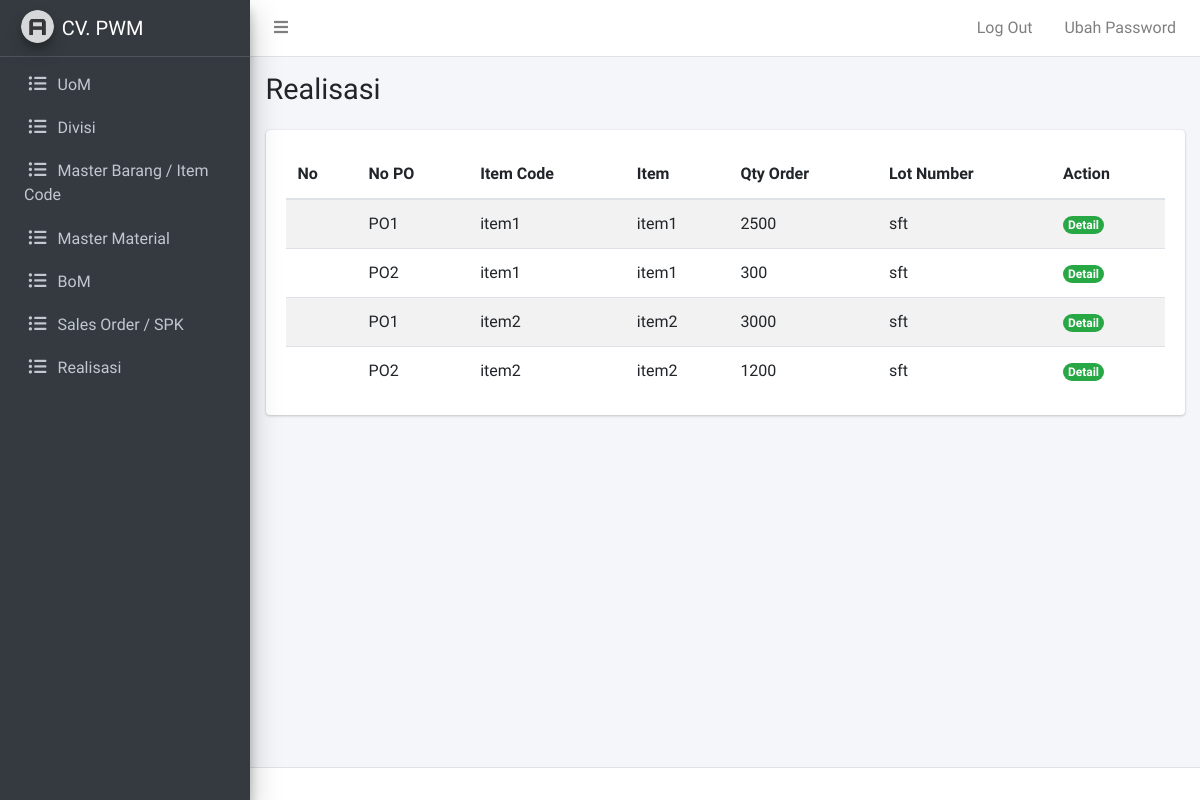
The app's page /admin/realisasi.php (signed in), older data.
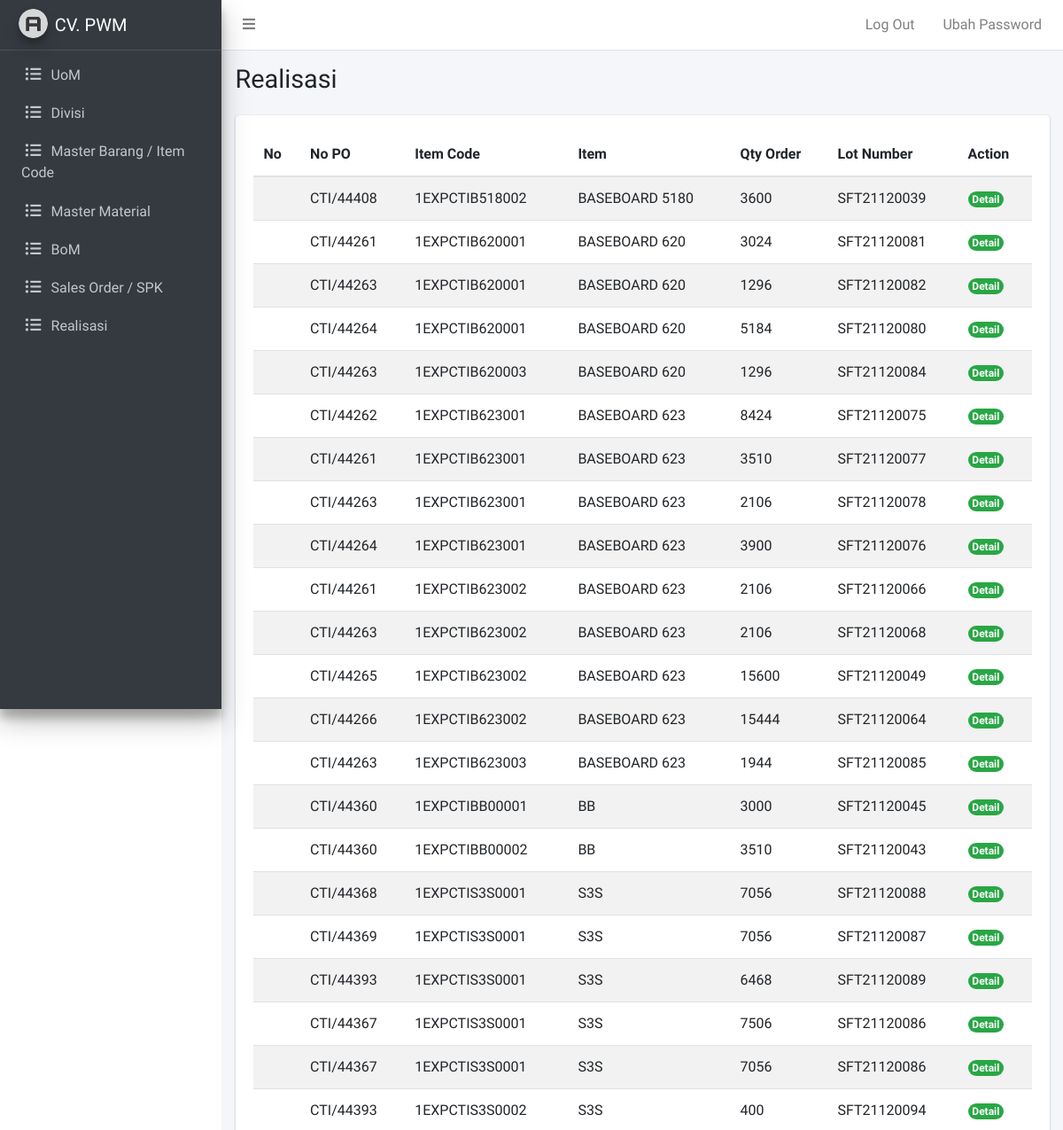
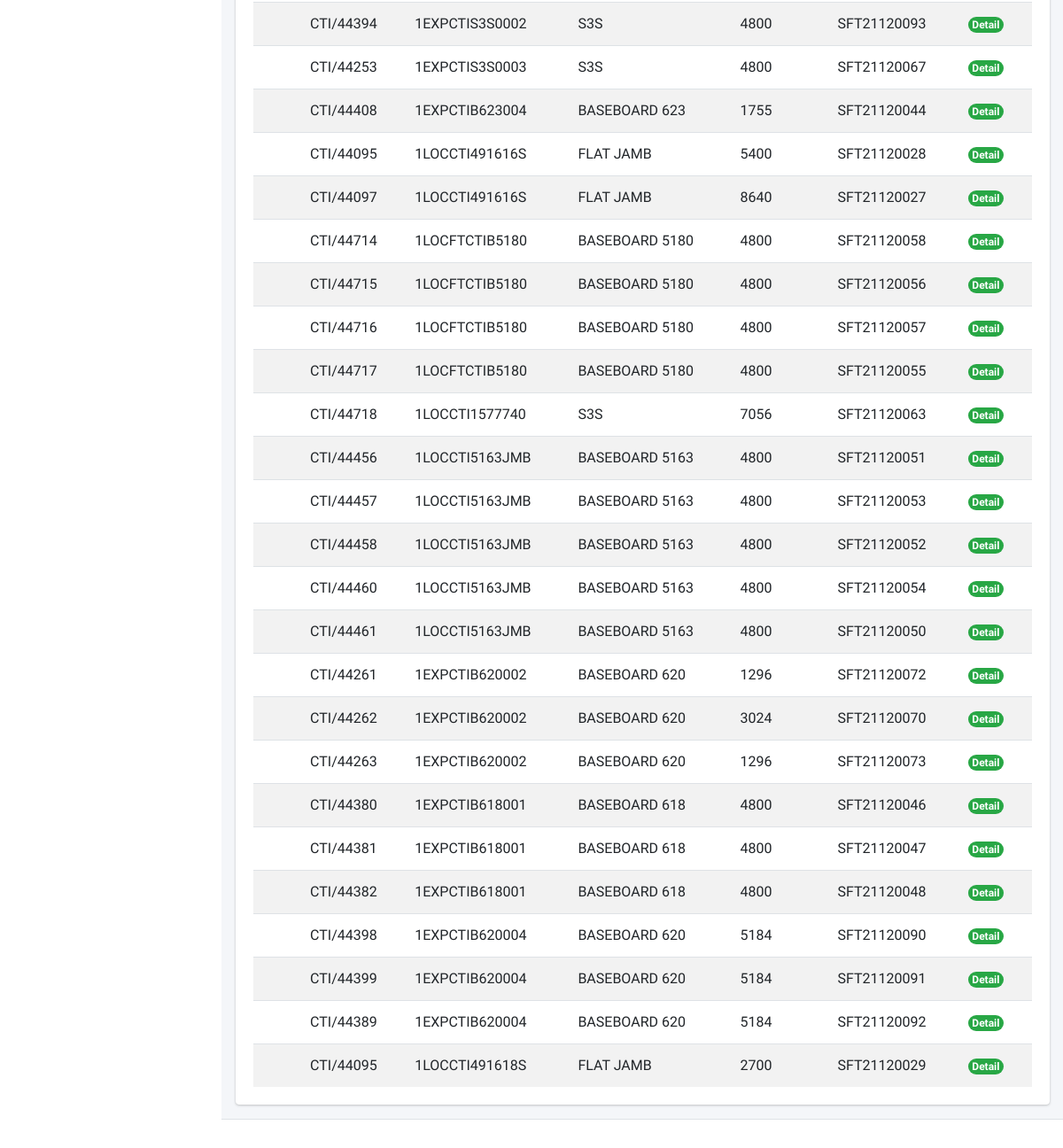
The same page, newer data (2 pictures, top to bottom).
### tables this page shows
CREATE TABLE `item` (
  `item_id` varchar(255) NOT NULL,
  `item_nama` varchar(255) NOT NULL,
  `item_panjang` float NOT NULL,
  `item_lebar` float NOT NULL,
  `item_tebal` float NOT NULL,
  `item_kubikasi` float NOT NULL,
  `item_uom_id` int(11) DEFAULT NULL
);

### admin/realisasi.php (the view, shortened to what this page needs)
<?php
require_once "../koneksi.php";
$query = mysqli_query($conn, "SELECT DISTINCT so.so_no_po, item.item_id, item.item_nama, so.so_qty_order, so.so_lot_number FROM so JOIN bom ON bom.bom_id = so.so_bom_id JOIN item ON item.item_id = bom.bom_item_id JOIN divisi ON divisi.divisi_id = bom.bom_divisi_id JOIN material ON material.material_id = bom.bom_material_id JOIN uom ON uom.uom_id = material.material_uom_id");
?>
<?php require_once "template/header.php"; ?>
<?php require_once "template/navbar.php"; ?>
<?php require_once "template/sidebar.php"; ?>
  <div class="content-wrapper">
    <div class="content-header">
      <div class="container-fluid">
        <div class="row mb-2">
          <div class="col-sm-6">
            <h1 class="m-0">Realisasi</h1>
          </div>
        </div>
      </div>
    </div>
    <div class="content">
      <div class="container-fluid">
        <div class="row">
          <div class="col">
            <div class="card table-responsive">
              <div class="card-body">
                <table id="so" class="table table-striped display" style="width:100%">
                  <thead>
                      <tr>
                          <th>No</th>
                          <th>No PO</th>
                          <th>Item Code</th>
                          <th>Item</th>
                          <th>Qty Order</th>
                          <th>Lot Number</th>
                          <th>Action</th>
                      </tr>
                  </thead>
                  <tbody>
                    <?php while($so = mysqli_fetch_assoc($query)) : ?>
                      <tr>
                          <td></td>
                          <td><?= $so['so_no_po']; ?></td>
                          <td><?= $so['item_id']; ?></td>
                          <td><?= $so['item_nama']; ?></td>
                          <td><?= $so['so_qty_order']; ?></td>
                          <td><?= $so['so_lot_number']; ?></td>
                          <td>
                            <a href="realisasi-detail.php?nopo=<?= $so['so_no_po']; ?>&itemid=<?= $so['item_id']; ?>"><span class="badge rounded-pill bg-success">Detail</span></a>
                          </td>
                      </tr>
                    <?php endwhile; ?>
                  </tbody>
                </table>
              </div>
            </div>
          </div>
        </div>
      </div>
    </div>
  </div>
<?php require_once "template/footer.php"; ?>

Row changes from the older to the newer data that the page shows:
removed item: so_no_po "PO1", item_id "item1", item_nama "item1", so_qty_order "2500", so_lot_number "sft", so_no_po "PO2", so_qty_order "300"
removed item: so_no_po "PO1", item_id "item2", item_nama "item2", so_qty_order "3000", so_lot_number "sft", so_no_po "PO2", so_qty_order "1200"
added item: so_no_po "CTI/44408", item_id "1EXPCTIB518002", item_nama "BASEBOARD 5180", so_qty_order "3600", so_lot_number "SFT21120039"
added item: so_no_po "CTI/44261", item_id "1EXPCTIB620001", item_nama "BASEBOARD 620", so_qty_order "3024", so_lot_number "SFT21120081", so_no_po "CTI/44263", so_qty_order "1296", so_lot_number "SFT21120082", so_no_po "CTI/44264", so_qty_order "5184", so_lot_number "SFT21120080"
added item: so_no_po "CTI/44263", item_id "1EXPCTIB620003", item_nama "BASEBOARD 620", so_qty_order "1296", so_lot_number "SFT21120084"
added item: so_no_po "CTI/44262", item_id "1EXPCTIB623001", item_nama "BASEBOARD 623", so_qty_order "8424", so_lot_number "SFT21120075", so_no_po "CTI/44261", so_qty_order "3510", so_lot_number "SFT21120077", so_no_po "CTI/44263", so_qty_order "2106", so_lot_number "SFT21120078", so_no_po "CTI/44264", so_qty_order "3900", so_lot_number "SFT21120076"
added item: so_no_po "CTI/44261", item_id "1EXPCTIB623002", item_nama "BASEBOARD 623", so_qty_order "2106", so_lot_number "SFT21120066", so_no_po "CTI/44263", so_lot_number "SFT21120068", so_no_po "CTI/44265", so_qty_order "15600", so_lot_number "SFT21120049", so_no_po "CTI/44266", so_qty_order "15444", so_lot_number "SFT21120064"
added item: so_no_po "CTI/44263", item_id "1EXPCTIB623003", item_nama "BASEBOARD 623", so_qty_order "1944", so_lot_number "SFT21120085"
added item: so_no_po "CTI/44360", item_id "1EXPCTIBB00001", item_nama "BB", so_qty_order "3000", so_lot_number "SFT21120045"
added item: so_no_po "CTI/44360", item_id "1EXPCTIBB00002", item_nama "BB", so_qty_order "3510", so_lot_number "SFT21120043"
added item: so_no_po "CTI/44368", item_id "1EXPCTIS3S0001", item_nama "S3S", so_qty_order "7056", so_lot_number "SFT21120088", so_no_po "CTI/44369", so_lot_number "SFT21120087", so_no_po "CTI/44393", so_qty_order "6468", so_lot_number "SFT21120089", so_no_po "CTI/44367", so_qty_order "7506", so_lot_number "SFT21120086"
added item: so_no_po "CTI/44393", item_id "1EXPCTIS3S0002", item_nama "S3S", so_qty_order "400", so_lot_number "SFT21120094", so_no_po "CTI/44394", so_qty_order "4800", so_lot_number "SFT21120093"
added item: so_no_po "CTI/44253", item_id "1EXPCTIS3S0003", item_nama "S3S", so_qty_order "4800", so_lot_number "SFT21120067"
added item: so_no_po "CTI/44408", item_id "1EXPCTIB623004", item_nama "BASEBOARD 623", so_qty_order "1755", so_lot_number "SFT21120044"
added item: so_no_po "CTI/44095", item_id "1LOCCTI491616S", item_nama "FLAT JAMB", so_qty_order "5400", so_lot_number "SFT21120028", so_no_po "CTI/44097", so_qty_order "8640", so_lot_number "SFT21120027"
added item: so_no_po "CTI/44714", item_id "1LOCFTCTIB5180", item_nama "BASEBOARD 5180", so_qty_order "4800", so_lot_number "SFT21120058", so_no_po "CTI/44715", so_lot_number "SFT21120056", so_no_po "CTI/44716", so_lot_number "SFT21120057", so_no_po "CTI/44717", so_lot_number "SFT21120055"
added item: so_no_po "CTI/44718", item_id "1LOCCTI1577740", item_nama "S3S", so_qty_order "7056", so_lot_number "SFT21120063"
added item: so_no_po "CTI/44456", item_id "1LOCCTI5163JMB", item_nama "BASEBOARD 5163", so_qty_order "4800", so_lot_number "SFT21120051", so_no_po "CTI/44457", so_lot_number "SFT21120053", so_no_po "CTI/44458", so_lot_number "SFT21120052", so_no_po "CTI/44460", so_lot_number "SFT21120054", so_no_po "CTI/44461", so_lot_number "SFT21120050"
added item: so_no_po "CTI/44261", item_id "1EXPCTIB620002", item_nama "BASEBOARD 620", so_qty_order "1296", so_lot_number "SFT21120072", so_no_po "CTI/44262", so_qty_order "3024", so_lot_number "SFT21120070", so_no_po "CTI/44263", so_lot_number "SFT21120073"
added item: so_no_po "CTI/44380", item_id "1EXPCTIB618001", item_nama "BASEBOARD 618", so_qty_order "4800", so_lot_number "SFT21120046", so_no_po "CTI/44381", so_lot_number "SFT21120047", so_no_po "CTI/44382", so_lot_number "SFT21120048"
added item: so_no_po "CTI/44398", item_id "1EXPCTIB620004", item_nama "BASEBOARD 620", so_qty_order "5184", so_lot_number "SFT21120090", so_no_po "CTI/44399", so_lot_number "SFT21120091", so_no_po "CTI/44389", so_lot_number "SFT21120092"
added item: so_no_po "CTI/44095", item_id "1LOCCTI491618S", item_nama "FLAT JAMB", so_qty_order "2700", so_lot_number "SFT21120029"
